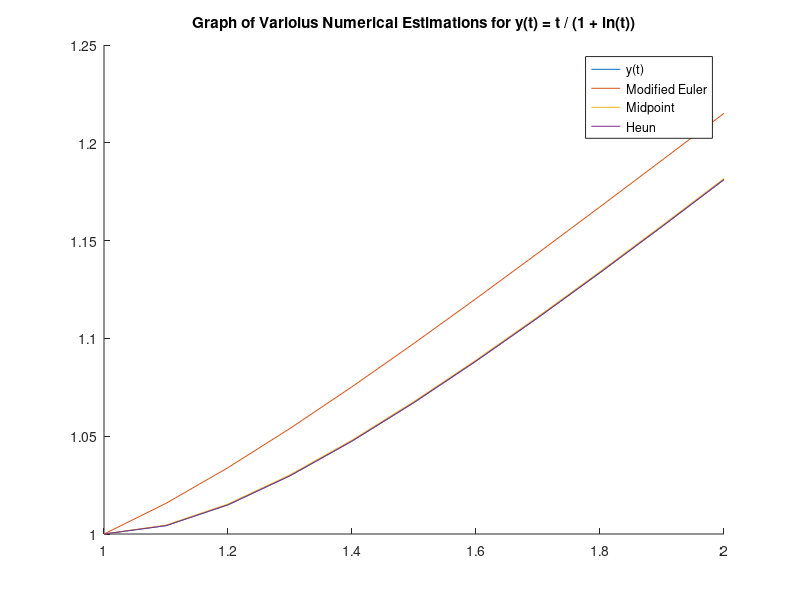

Here is the MATLAB script that generated this plot:
%Ariana Herbst
%11/10/16
%Approximating the solution of the following initial-value problem using the
% Modified Euler, Midpoint, and Heun method, then comparing the results to 
% the actual values:
% dy/dt = (y/t) -  (y/t)^2
% 1 <= t <= 2
% y(1) = 1
% h = 0.1
% Actual solution is given by y(t) = t / (1 + ln(t)).

y0 = 1;
h = 0.1;
T = 1:.1:2;
N = 10;

% Actual solution
yt = @(t) t / (1 + log(t));
y = [];
for t = 1:.1:2
    y = [y yt(t)];    
end

ft = @(t, w) (w / t) - (w / t) ^ 2;

% Modified Euler
modEulError = 0;
modEul = [y0];
for i = 0:(N - 1)
    ti = 1 + h*i;
    wi = modEul(i + 1);
    f = ft(t, wi);
    next = wi + h * ((f + ft(ti + h, wi + h * f))/2);
    modEul = [modEul next];
    modEulError = modEulError + abs(modEul(i + 1) - y(i + 1));
end


% Midpoint Method
midpoint = [y0];
midpointError = 0;
for i = 0:(N - 1)
    wi = midpoint(i + 1);
    ti = 1 + h*i;
    next = wi + h * ft (ti + h/2, wi + ( h / 2) * ft(ti, wi)); %Calculate w(i + 1)
    midpoint = [midpoint next];
    midpointError =  midpointError + abs(midpoint(i + 1) - y(i + 1));
end

% Heun's Method
heun = [y0];
heunError = 0;
for i = 0:(N - 1)
    wi = heun(i + 1);
    ti = 1 + h * i;
    next = wi + (h / 4) *( ft(ti, wi) + 3 * ft(ti + 2 * h / 3, wi + (2 * h / 3 ) * ft (ti + h / 3, wi + h / 3 * ft(ti, wi))));
    heun = [heun next];
    heunError = heunError + abs(heun(i + 1) - y(i + 1));
end
figure;
hold on;
xlabel = ('t');
ylabel = ('y(t)');
plot (T, y, 'DisplayName', 'y(t)');
plot (T, modEul, 'DisplayName', 'Modified Euler');
plot (T, midpoint, 'DisplayName', 'Midpoint');
plot (T, heun, 'DisplayName', 'Heun');
legend('show');
title('Graph of Varioius Numerical Estimations for y(t) = t / (1 + ln(t))');

disp(sprintf('Modified Euler Method Error: %d', modEulError));
disp(sprintf('Midpoint Method Error: %d', midpointError));
disp(sprintf('Heun Method Error: %d', heunError));



